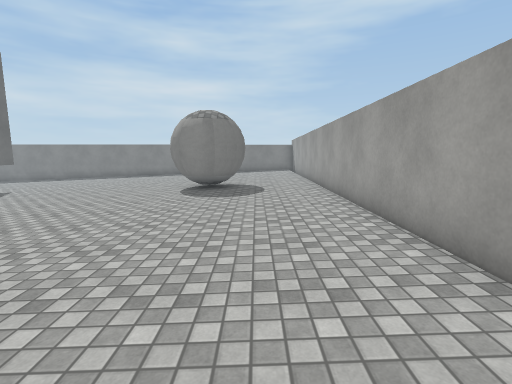
[1] (above)

16 first-person views from a walk through a Unity game level. The camera is 1.5 m above the floor, tilts 8° down and sees 85° across. The floor is counted in squares, 1 m on a side. Each view is taken from the middle of a square. On the plan, view 1 faces up. The plan holds only what a view shows up to about 14 squares ahead; the rest is blank. Surface patterns are stand-ins for the level's own textures.

[2]
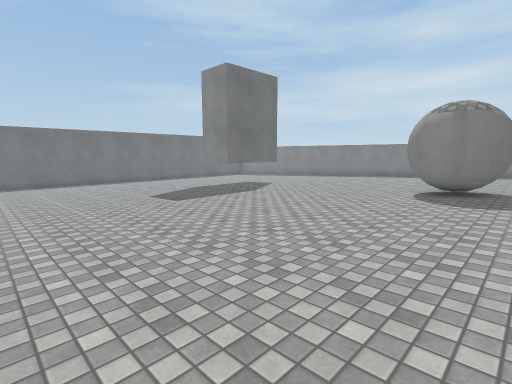

[3]
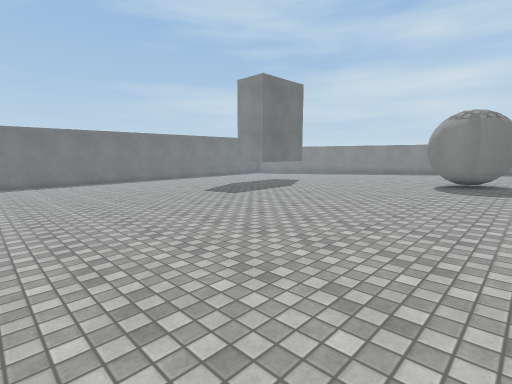

[4]
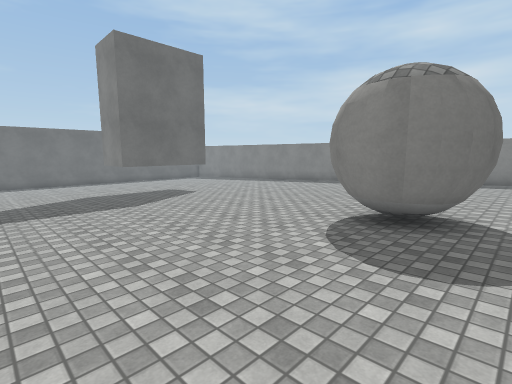

[5]
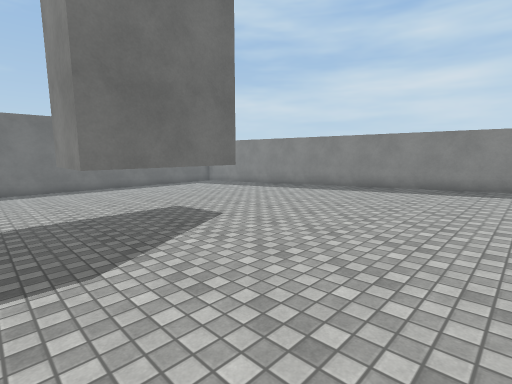

[6]
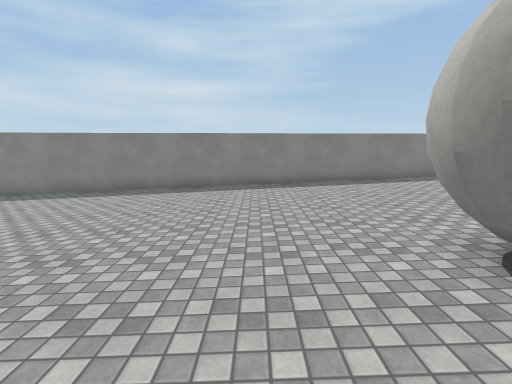

[7]
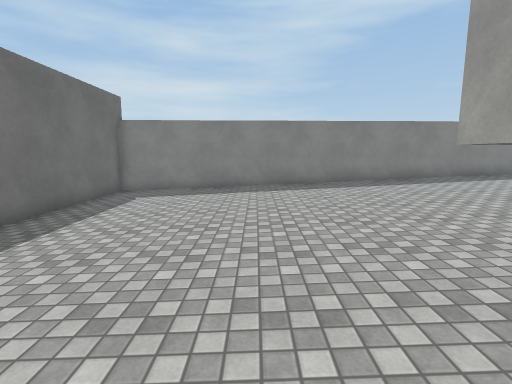

[8]
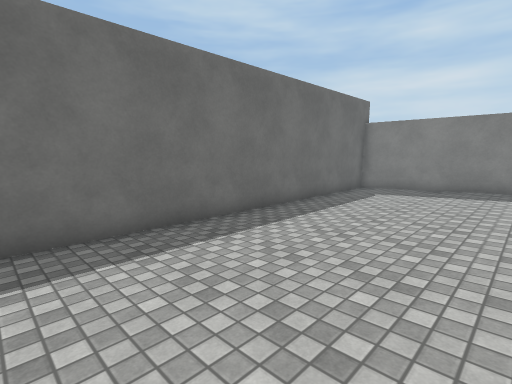

[9]
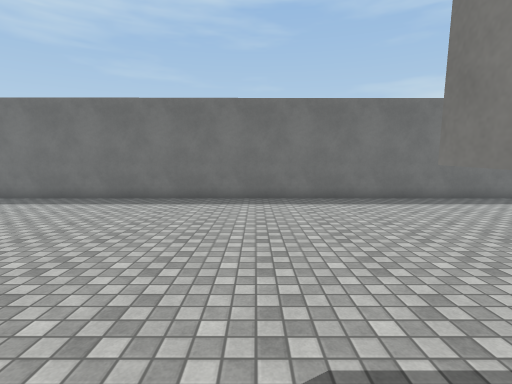

[10]
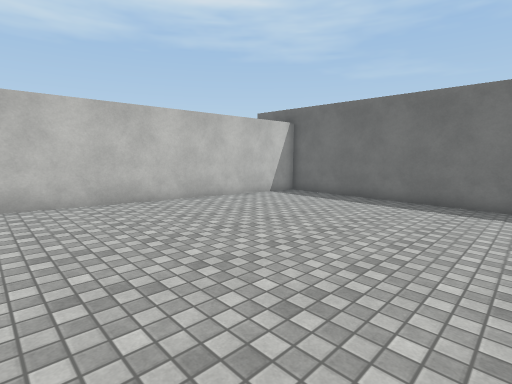

[11]
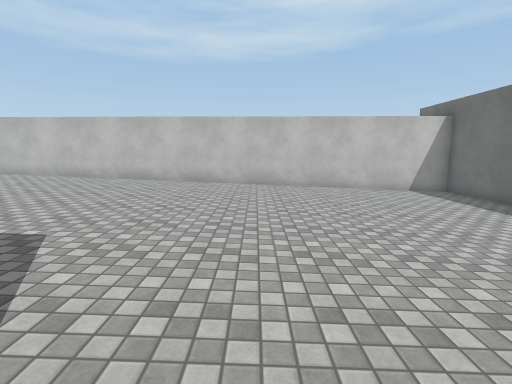

[12]
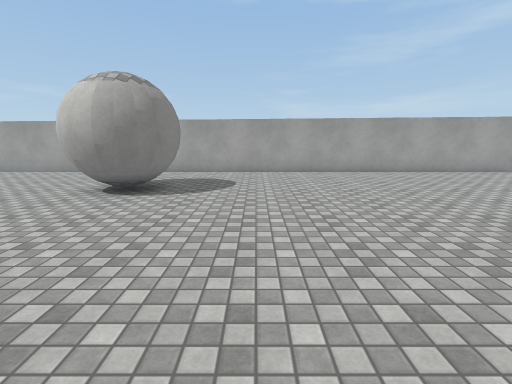

[13]
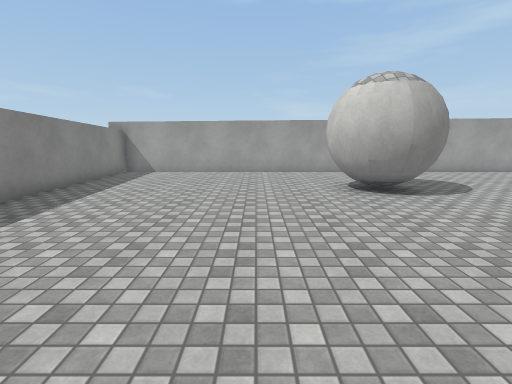

[14]
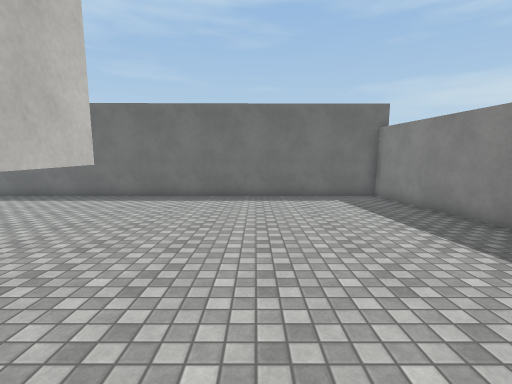

[15]
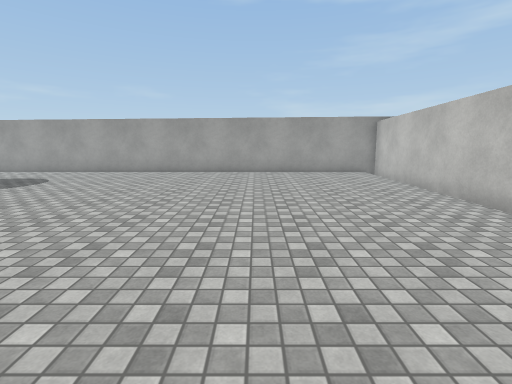

[16]
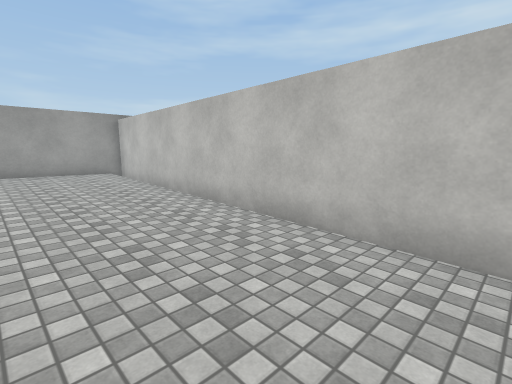

### Floor plan
Key: @ floor where view 1 was taken; # wall or solid block; . main floor; : floor 0.25 m higher than the main floor; - floor 0.25 m lower than the main floor; + floor 0.5 m higher than the main floor; * floor 0.75 m higher than the main floor; = window, fence, low wall or low ledge.
Columns run from 25 left of view 1 to 3 right of it. Each row starts with its distance up from view 1.
 24                       #######
 23 #######################*****#
 22 #---......::::::++++++******#
 21 #---......::::::++++++******#
 20 #---......::::::++++++******#
 19 #---......::::::++++++******#
 18 #---......::::::++++++******#
 17 #---......::::::++++++******#
 16 #---......::::::++++++******#
 15 #---......###:::++++++******#
 14 #---......#=#:::+++++### ***#
 13 #---......#=#:::+++++####***#
 12 #---...... =#:::++++++###***#
 11 #---......###:::++++++******#
 10 #---......::::::++++++******#
  9 #---......::::::++++++******#
  8 #---......::::::++++++******#
  7 #---......::::::++++++******#
  6 #---......::::::++++++******#
  5 #---......::::::++++++******#
  4 #---......::::::++++++******#
  3 #---......::::::++++++******#
  2 #---......::::::++++++******#
  1 #---......::::::++++++******#
  0 #---......::::::++++++***@**#
 -1 #---......::::::++++++******#
 -2 #---......::::::++++++******#
 -3 #####.....::::::++++++******#
 -4     #########################

Positions as (right, up) in squares from view 1, and headings:
1: (0, 0), facing up
2: (0, 0), facing up-left
3: (0, -3), facing up-left
4: (0, 6), facing up-left
5: (-6, 9), facing up-left
6: (-6, 10), facing up
7: (-19, 10), facing up
8: (-19, 9), facing up-left
9: (-13, 9), facing left
10: (-13, 6), facing down-left
11: (-16, 10), facing down
12: (-11, 9), facing right
13: (-11, 17), facing right
14: (-12, 17), facing left
15: (-11, 2), facing right
16: (-11, 1), facing down-right
